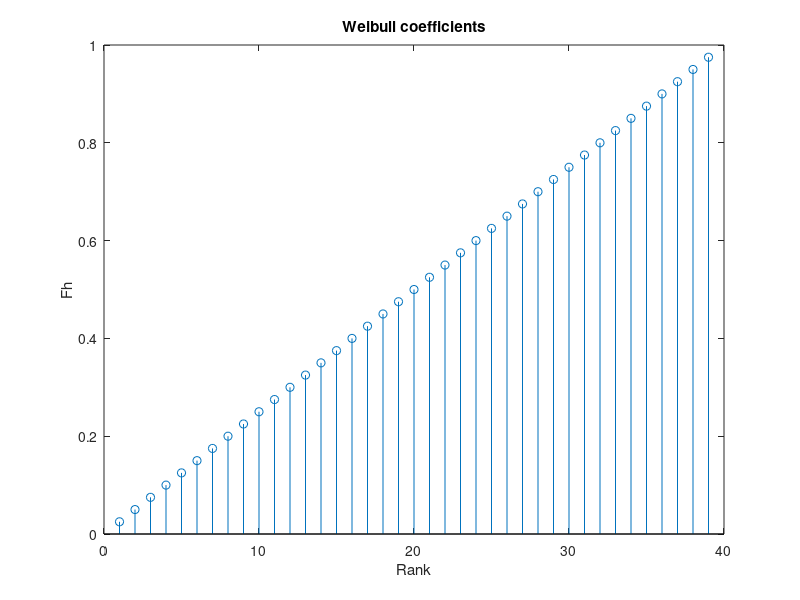

Reproduce this figure in MATLAB. (Note: this script raises an error after producing the figure.)
% -------------------------------------------------------------------------
% Course: Hydrology for Engineers
% Assignment 1
% Part 2: Fit a Gumbel distribution and calculate critical rainfall depths
% -------------------------------------------------------------------------

clear variables %clear the workspace variables
close all %close alla figures
clc %clear the command window

% -------------------------------------------------------------------------
% # 1: Compute the Weibull plotting position
% -------------------------------------------------------------------------
%% (1) Computing Fh nd YF
% import the data from Part1 using the function load
load assignment1_output_part1.mat

% sorting data columns by amplitude
sortedAnnualMax = sort(AnnualMax,1, 'ascend');
sortedAnnualMax;

%% Computing Weibull coefficients 

% initializing empty vector
Fh = zeros([size(sortedAnnualMax, 1),1]);

% computing frequency : Fh = i/(N+1)
sz = size(Fh,1);
for c = 1:sz
    Fh(c) = c/ (sz + 1);
end
Fh;

%% Plotting Weibull coefficients 
figure(21)
stem(Fh)
title('Weibull coefficients')
xlabel('Rank') 
ylabel('Fh') 

%% computing reduced variable YF

YF = -log(-log(Fh));

% Plot of Fh vs h for first column
% setting up colors for all the plots
newcolors = [0.6350 0.0780 0.1840; 0 0.4470 0.7410; 0.8500 0.3250 0.0980; ...
        0.9290 0.6940 0.1250; 0.4940 0.1840 0.5560; 0.4660 0.6740 0.1880];
figure(22)
colororder(newcolors)
plot(sortedAnnualMax(), Fh, '.');
title('Empirical Frequencies vs Precipitation Depth ')
xlabel('Precipitation Depth [mm]') 
ylabel('Empirical Frequencies [Fh]')
lgd = legend({'1 hour', '3 hours', '6 hours', ...
        '12 hours', '24 hours', '48 hours'}, ...
        "Location", "southeast", "NumColumns",2);
title(lgd, "Annual Max depth over time span [mm]")

%% (2) Fitting Gumbel curve
% method of moments
% calculating means and standard deviation for each duration 
std_vect = std(AnnualMax);
mean_vect = mean(AnnualMax);

%defining variables 
GumbelParMoments = zeros(2,6);
m = length(std_vect);

for k = 1:m
    alpha = pi/(std_vect(k)*sqrt(6));
    mu = mean_vect(k)-0.5772/alpha;

    GumbelParMoments(1,k) = alpha;
    GumbelParMoments(2,k) = mu;
end 
GumbelParMoments;
%%
% Gumbel method
GumbelPar = zeros(2,6);
m = length(std_vect);

mu_YF = mean(YF);
sigma_YF = std(YF);

% Defining paramaters 
for k = 1:m
    alphaG = sigma_YF/std_vect(k);
    muG = mean_vect(k)-(mu_YF/sigma_YF)*std_vect(k);
    
    GumbelPar(1,k) = alphaG;
    GumbelPar(2,k) = muG;
end
GumbelPar;

%% (3)Compute analytical Gumbel distributions

n = 0:0.5:110;              
m = length(n);
GumbelCompute = zeros(m,6);
GumbelComputeMoments = zeros(m,6);

for k = 1:m
    for l = 1:6
       GumbelCompute(k,l) = exp(-exp(-GumbelPar(1,l)*(n(k)-GumbelPar(2,l))));
       GumbelComputeMoments(k,l) = exp(-exp(-GumbelParMoments(1,l)*(n(k)-GumbelParMoments(2,l))));
    end 
end 

%% (4) Plot 

figure(23)
colororder(newcolors)
plot(n, GumbelComputeMoments)
title('Gumbel Distributions')
xlabel('Precipitation Depth h [mm]') 
ylabel('Empirical Frequencies [Fh] and Regression Values')
hold on 
plot(sortedAnnualMax(), Fh, '.'); % (39x6), (39x1)
lgd = legend({' ',' ',' ',' ',' ',' ','1 hour','3 hours', ...
        '6 hours','12 hours', ...
        '24 hours','48 hours',}, ...
        'Location','southeast', 'NumColumns',2);
title(lgd, "Annual Max depth over time span [mm]")

%% (5) Th and h

%computing return period

q = length(Fh);
Weibull_T = zeros(q,1);

for k = 1:q
    Weibull_T(k) = 1/(1-Fh(k));
end 
Weibull_T;


T = zeros(221,6);
for k = 1:221
    for l = 1:6
        T(k,l) = 1/(1-GumbelCompute(k,l));
    end 
end 

%% (6) plotting 

figure(24)
colororder(newcolors)
plot(Weibull_T, sortedAnnualMax(),'.'); % dimensions : (39x1), (39x6)
axis([0, 50, 0, 140])
% compute h by reverting analytical formula (check variables)
% hrevert = muG - log(-log(1-1/T))/alphaG;
hrevert = zeros(221,6);
Tbis = 0:0.5:110;
for k = 1:221
    for l = 1:6
        hrevert(k,l) = GumbelPar(2,l) -log(-log(1-1/Tbis(k)))/GumbelPar(1,l);
    end 
end 

figure(25)
n = 1:39;

colororder(newcolors)
plot(Weibull_T, sortedAnnualMax(),'.'); % dimensions : (39x1), (39x6)
title('Continuous Gumbel distribution')
xlabel('Return period T [years]') 
ylabel('Rainfall depth [mm]')
axis([0, 60, 0, 140])
hold on 
plot(Tbis,hrevert); % (221x1), (221x6)
lgd = legend({' ',' ',' ',' ',' ',' ', '1 hour', '3 hours', '6 hours', ...
        '12 hours', '24 hours', '48 hours'}, ...
        "Location", "southeast", "NumColumns",2);
title(lgd, "Annual Max depth over time span [mm]")

hold off

%% (7) Building matrix of predicted depth

H_Gum = zeros(3,6);
k = 1;
for t = [10, 40, 100]
    s = Tbis == t;
    for u = 1:6
        H_Gum(k,u) = hrevert(s,u);
    end 
    k = k + 1;
end 
H_Gum;

%% (8) saving elements 
T = [10 40 100];
D = [1 3 6 12 24 48];
%save('assignment1_output_part2.mat','H_Gum', 'T', 'D');

